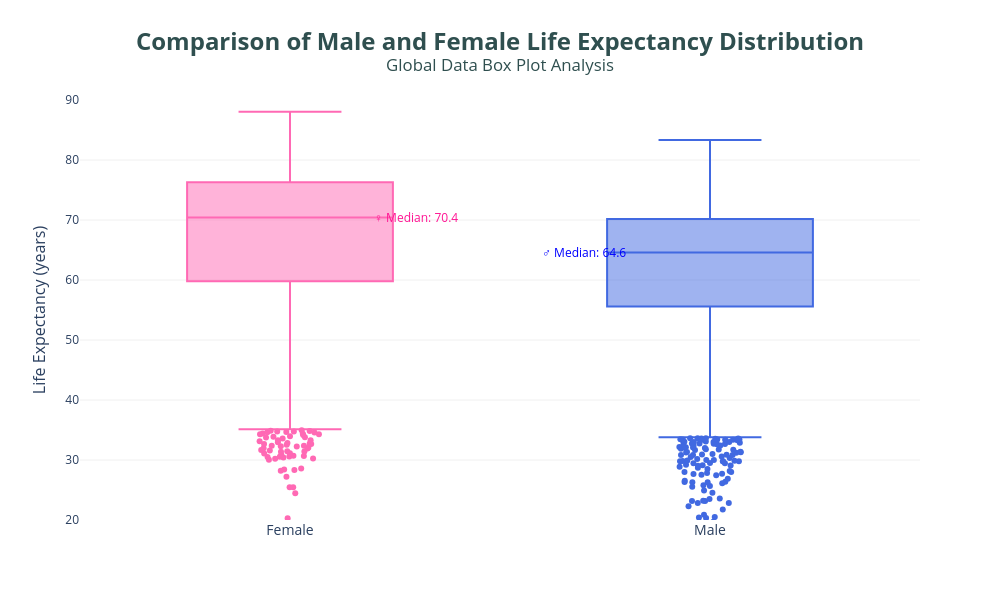

Here is the notebook cell this chart was saved with:
### Code cell
# Create a box plot object
fig = go.Figure()

# Add female box plot
fig.add_trace(go.Box(
    y=df_data['life_expectancy_women'],
    name='Female',
    marker_color='#FF69B4',
    boxpoints='outliers',  # Show only outliers
    line=dict(width=2),
    hoverinfo='y',
    jitter=0.3  # Spread of outliers
))

# Add male box plot
fig.add_trace(go.Box(
    y=df_data['life_expectancy_men'],
    name='Male',
    marker_color='#4169E1',
    boxpoints='outliers',
    line=dict(width=2),
    hoverinfo='y',
    jitter=0.3
))

# Calculate statistics
median_women = df_data['life_expectancy_women'].median()
median_men = df_data['life_expectancy_men'].median()

# Add median line annotations
fig.add_annotation(
    x=0.3, y=median_women,
    text=f'♀ Median: {median_women:.1f}',
    showarrow=False,
    font=dict(color='#FF1493', size=12)
)
fig.add_annotation(
    x=0.7, y=median_men,
    text=f'♂ Median: {median_men:.1f}',
    showarrow=False,
    font=dict(color='#0000FF', size=12)
)

# Beautify the layout
fig.update_layout(
    title=dict(
        text='<b>Comparison of Male and Female Life Expectancy Distribution</b><br><sup>Global Data Box Plot Analysis</sup>',
        x=0.5,
        font=dict(size=24, color='#2F4F4F')
    ),
    yaxis=dict(
        title='Life Expectancy (years)',
        title_font=dict(size=16),
        gridcolor='#F0F0F0',
        range=[20,90]
    ),
    xaxis=dict(
        tickfont=dict(size=14)
    ),
    template='plotly_white',
    height=600,
    width=1000,
    margin=dict(t=100),
    showlegend=False
)

fig.show()

### Figure 1 — Plotly figure (JSON) as saved in the notebook; plotly's stock layout.template omitted (floating-point values rounded to 4 significant figures; data arrays with more than 128 entries replaced by an {"elided": "..."} marker saying what was removed)
{"data": [{"boxpoints": "outliers", "hoverinfo": "y", "jitter": 0.3, "line": {"width": 2}, "marker": {"color": "#FF69B4"}, "name": "Female", "type": "box", "y": {"elided": "12974 float values"}}, {"boxpoints": "outliers", "hoverinfo": "y", "jitter": 0.3, "line": {"width": 2}, "marker": {"color": "#4169E1"}, "name": "Male", "type": "box", "y": {"elided": "12974 float values"}}], "layout": {"annotations": [{"font": {"color": "#FF1493", "size": 12}, "showarrow": false, "text": "♀ Median: 70.4", "x": 0.3, "y": 70.41}, {"font": {"color": "#0000FF", "size": 12}, "showarrow": false, "text": "♂ Median: 64.6", "x": 0.7, "y": 64.6}], "height": 600, "margin": {"t": 100}, "showlegend": false, "title": {"font": {"color": "#2F4F4F", "size": 24}, "text": "<b>Comparison of Male and Female Life Expectancy Distribution</b><br><sup>Global Data Box Plot Analysis</sup>", "x": 0.5}, "width": 1000, "xaxis": {"autorange": true, "range": [-0.5, 1.5], "tickfont": {"size": 14}, "type": "category"}, "yaxis": {"gridcolor": "#F0F0F0", "range": [20, 90], "title": {"font": {"size": 16}, "text": "Life Expectancy (years)"}, "type": "linear"}}}
